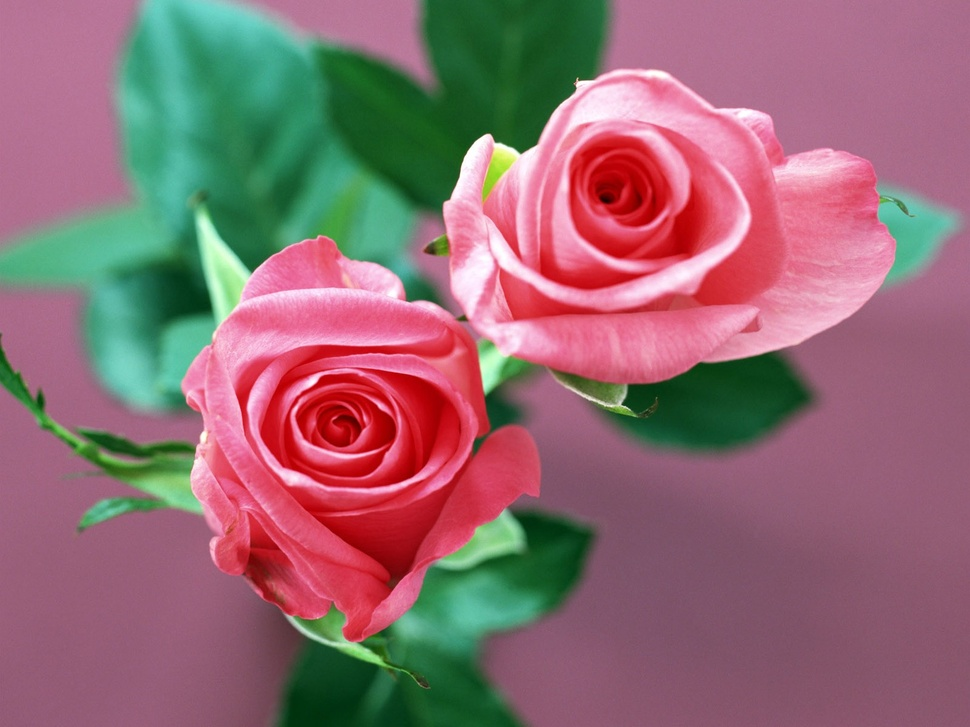
#> input picture flower.jpeg, 970 x 727 px, shrunk from 1600 x 1200 before the run, found by its file name
$ jupyter execute 'CNN (1).ipynb'
#> lines starting #> are read from the running program, lines starting #| are printed output that depends on the picture
[cell 1]
import cv2
import numpy as np
import matplotlib.pyplot as plt

# Step 1: Load the image
image = cv2.imread('/content/flower.jpeg')
#> image is the input picture: shape (727, 970, 3); mean B, G, R 113.6, 106.7, 145.5

# Convert the image to RGB (from BGR, which OpenCV uses)
image_rgb = cv2.cvtColor(image, cv2.COLOR_BGR2RGB)

# Step 2: Convert to grayscale
image_gray = cv2.cvtColor(image_rgb, cv2.COLOR_RGB2GRAY)
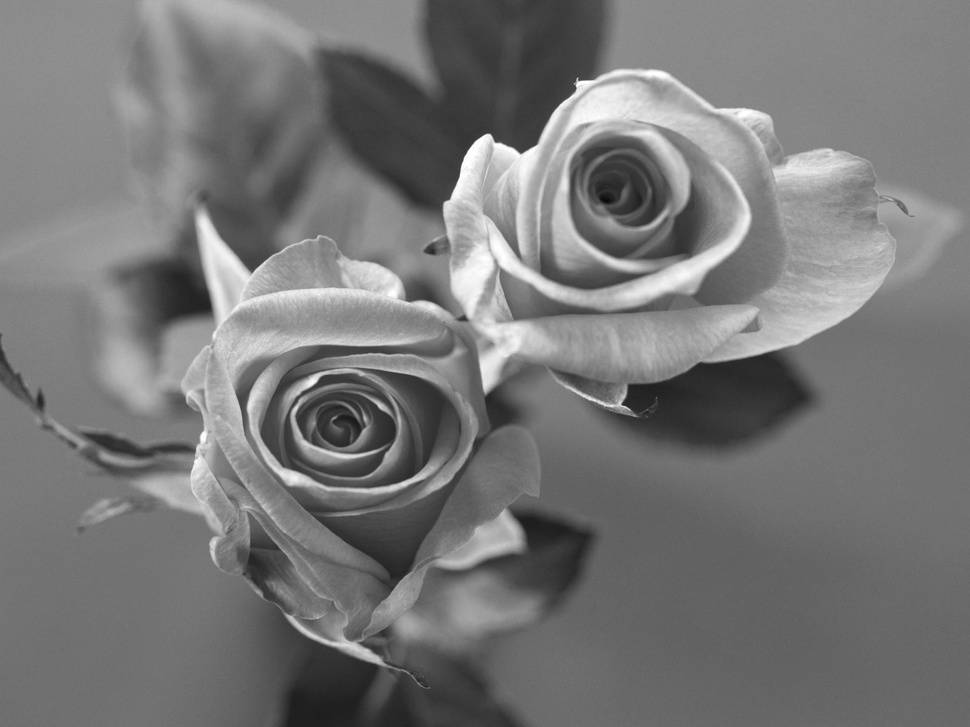
#> image_gray: shape (727, 970); min 9, max 255, mean 119.1

# Step 3: Define the convolutional kernels

# Original kernel (vertical edge detection)
kernel = np.array([[1, 0, -1],
                   [1, 0, -1],
                   [1, 0, -1]])

# Sobel Kernel (Horizontal Edge Detection)
sobel_horizontal = np.array([[-1, -2, -1],
                             [ 0,  0,  0],
                             [ 1,  2,  1]])

# Gaussian Blur Kernel
gaussian_blur = np.array([[1,  4,  6,  4, 1],
                          [4, 16, 24, 16, 4],
                          [6, 24, 36, 24, 6],
                          [4, 16, 24, 16, 4],
                          [1,  4,  6,  4, 1]]) / 256

# Sharpen Kernel
sharpen = np.array([[ 0, -1,  0],
                    [-1,  5, -1],
                    [ 0, -1,  0]])

# Step 4: Apply the convolution operation using each kernel
convolved_image_1 = cv2.filter2D(image_gray, -1, kernel)
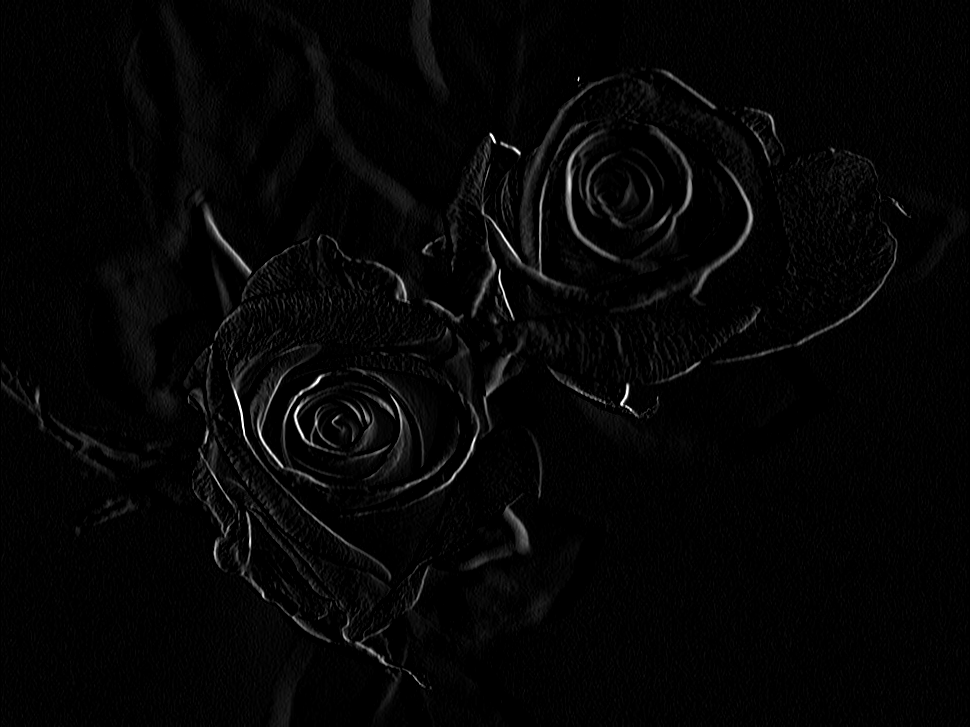
#> convolved_image_1: shape (727, 970); min 0, max 255, mean 5.1
convolved_image_2 = cv2.filter2D(image_gray, -1, sobel_horizontal)
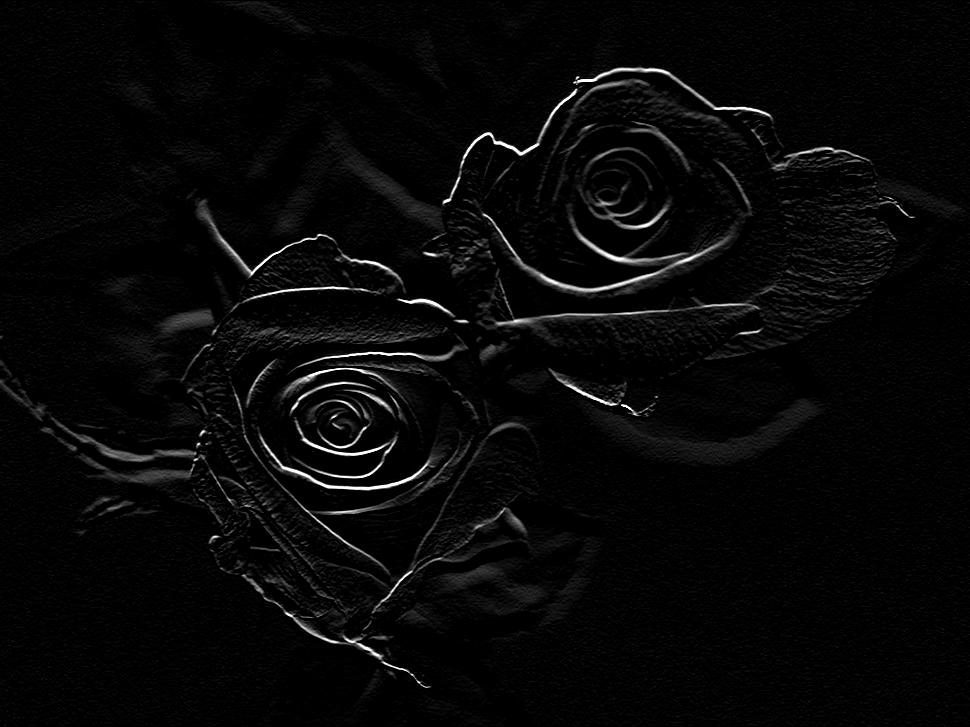
#> convolved_image_2: shape (727, 970); min 0, max 255, mean 7.5
convolved_image_3 = cv2.filter2D(image_gray, -1, gaussian_blur)
convolved_image_4 = cv2.filter2D(image_gray, -1, sharpen)

# Step 5: Visualize the original image, kernels, and convolved images
plt.figure(figsize=(20, 10))

plt.subplot(2, 4, 1)
plt.title("Original Image")
plt.imshow(image_rgb)
plt.axis('off')

plt.subplot(2, 4, 2)
plt.title("Vertical Edge Kernel")
plt.imshow(kernel, cmap='gray', interpolation='none')
plt.axis('off')

plt.subplot(2, 4, 3)
plt.title("Sobel Kernel")
plt.imshow(sobel_horizontal, cmap='gray', interpolation='none')
plt.axis('off')

plt.subplot(2, 4, 4)
plt.title("Gaussian Blur Kernel")
plt.imshow(gaussian_blur, cmap='gray', interpolation='none')
plt.axis('off')

plt.subplot(2, 4, 5)
plt.title("Vertical Edge Detection")
plt.imshow(convolved_image_1, cmap='gray')
plt.axis('off')

plt.subplot(2, 4, 6)
plt.title("Sobel Horizontal Edge")
plt.imshow(convolved_image_2, cmap='gray')
plt.axis('off')

plt.subplot(2, 4, 7)
plt.title("Gaussian Blur Effect")
plt.imshow(convolved_image_3, cmap='gray')
plt.axis('off')

plt.subplot(2, 4, 8)
plt.title("Sharpen Effect")
plt.imshow(convolved_image_4, cmap='gray')
plt.axis('off')

plt.show()
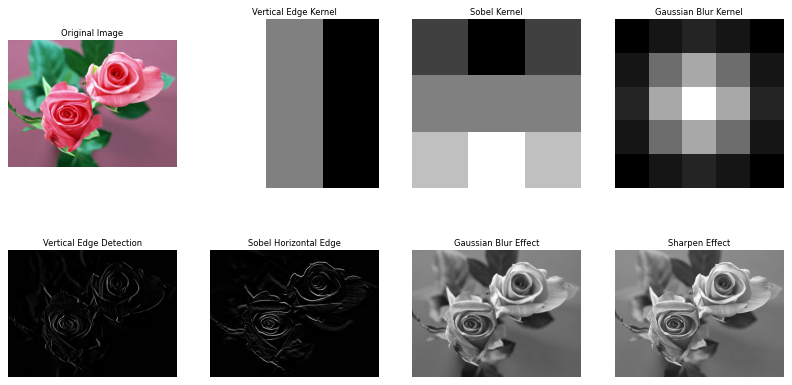
#> figure drawn by matplotlib, 8 panels
